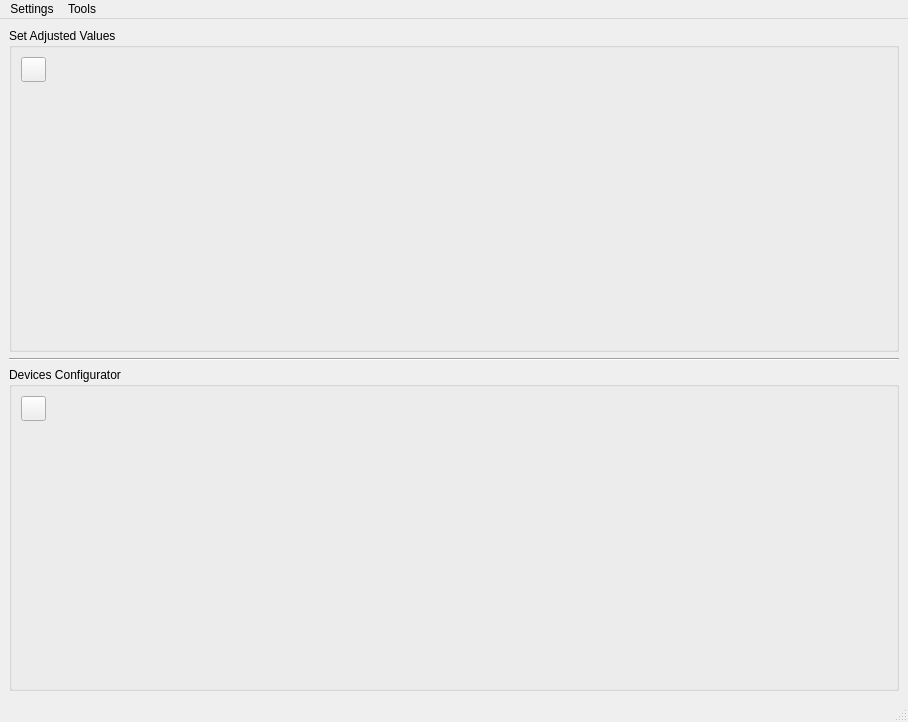
<?xml version="1.0" encoding="UTF-8"?>
<ui version="4.0">
 <class>MainWindow</class>
 <widget class="QMainWindow" name="MainWindow">
  <property name="geometry">
   <rect>
    <x>0</x>
    <y>0</y>
    <width>908</width>
    <height>722</height>
   </rect>
  </property>
  <property name="windowTitle">
   <string>MainWindow</string>
  </property>
  <widget class="QWidget" name="centralwidget">
   <layout class="QGridLayout" name="gridLayout_3">
    <item row="0" column="0">
     <widget class="QGroupBox" name="setValuesBox">
      <property name="title">
       <string>Set Adjusted Values</string>
      </property>
      <layout class="QGridLayout" name="gridLayout">
       <item row="0" column="0">
        <layout class="QHBoxLayout" name="setValuesVerticalLayout">
         <item>
          <layout class="QVBoxLayout" name="addButtonLayout">
           <item>
            <widget class="QPushButton" name="addAdjustValueButton">
             <property name="sizePolicy">
              <sizepolicy hsizetype="Fixed" vsizetype="Fixed">
               <horstretch>0</horstretch>
               <verstretch>0</verstretch>
              </sizepolicy>
             </property>
             <property name="minimumSize">
              <size>
               <width>25</width>
               <height>25</height>
              </size>
             </property>
             <property name="maximumSize">
              <size>
               <width>25</width>
               <height>25</height>
              </size>
             </property>
             <property name="baseSize">
              <size>
               <width>25</width>
               <height>25</height>
              </size>
             </property>
             <property name="text">
              <string/>
             </property>
            </widget>
           </item>
           <item>
            <spacer name="verticalSpacer">
             <property name="orientation">
              <enum>Qt::Vertical</enum>
             </property>
             <property name="sizeHint" stdset="0">
              <size>
               <width>20</width>
               <height>400</height>
              </size>
             </property>
            </spacer>
           </item>
          </layout>
         </item>
         <item>
          <spacer name="horizontalSpacer">
           <property name="orientation">
            <enum>Qt::Horizontal</enum>
           </property>
           <property name="sizeHint" stdset="0">
            <size>
             <width>669</width>
             <height>20</height>
            </size>
           </property>
          </spacer>
         </item>
        </layout>
       </item>
      </layout>
     </widget>
    </item>
    <item row="1" column="0">
     <widget class="Line" name="line">
      <property name="orientation">
       <enum>Qt::Horizontal</enum>
      </property>
     </widget>
    </item>
    <item row="2" column="0">
     <widget class="QGroupBox" name="setValuesBox_2">
      <property name="title">
       <string>Devices Configurator</string>
      </property>
      <layout class="QGridLayout" name="gridLayout_2">
       <item row="0" column="0">
        <layout class="QHBoxLayout" name="deviceConfigVerticalLayout">
         <item>
          <layout class="QVBoxLayout" name="addButtonLayout_2">
           <item>
            <widget class="QPushButton" name="addDeviceButton">
             <property name="sizePolicy">
              <sizepolicy hsizetype="Fixed" vsizetype="Fixed">
               <horstretch>0</horstretch>
               <verstretch>0</verstretch>
              </sizepolicy>
             </property>
             <property name="minimumSize">
              <size>
               <width>25</width>
               <height>25</height>
              </size>
             </property>
             <property name="maximumSize">
              <size>
               <width>25</width>
               <height>25</height>
              </size>
             </property>
             <property name="baseSize">
              <size>
               <width>25</width>
               <height>25</height>
              </size>
             </property>
             <property name="text">
              <string/>
             </property>
            </widget>
           </item>
           <item>
            <spacer name="verticalSpacer_2">
             <property name="orientation">
              <enum>Qt::Vertical</enum>
             </property>
             <property name="sizeHint" stdset="0">
              <size>
               <width>20</width>
               <height>400</height>
              </size>
             </property>
            </spacer>
           </item>
          </layout>
         </item>
         <item>
          <spacer name="horizontalSpacer_2">
           <property name="orientation">
            <enum>Qt::Horizontal</enum>
           </property>
           <property name="sizeHint" stdset="0">
            <size>
             <width>669</width>
             <height>20</height>
            </size>
           </property>
          </spacer>
         </item>
        </layout>
       </item>
      </layout>
     </widget>
    </item>
   </layout>
  </widget>
  <widget class="QMenuBar" name="menubar">
   <property name="geometry">
    <rect>
     <x>0</x>
     <y>0</y>
     <width>908</width>
     <height>25</height>
    </rect>
   </property>
   <widget class="QMenu" name="menuSettings">
    <property name="title">
     <string>Settings</string>
    </property>
   </widget>
   <widget class="QMenu" name="menuTools">
    <property name="title">
     <string>Tools</string>
    </property>
    <addaction name="actionSerial_Console"/>
   </widget>
   <addaction name="menuSettings"/>
   <addaction name="menuTools"/>
  </widget>
  <widget class="QStatusBar" name="statusbar"/>
  <action name="actionSerial_Console">
   <property name="text">
    <string>Serial Console</string>
   </property>
  </action>
 </widget>
 <resources/>
 <connections/>
</ui>
